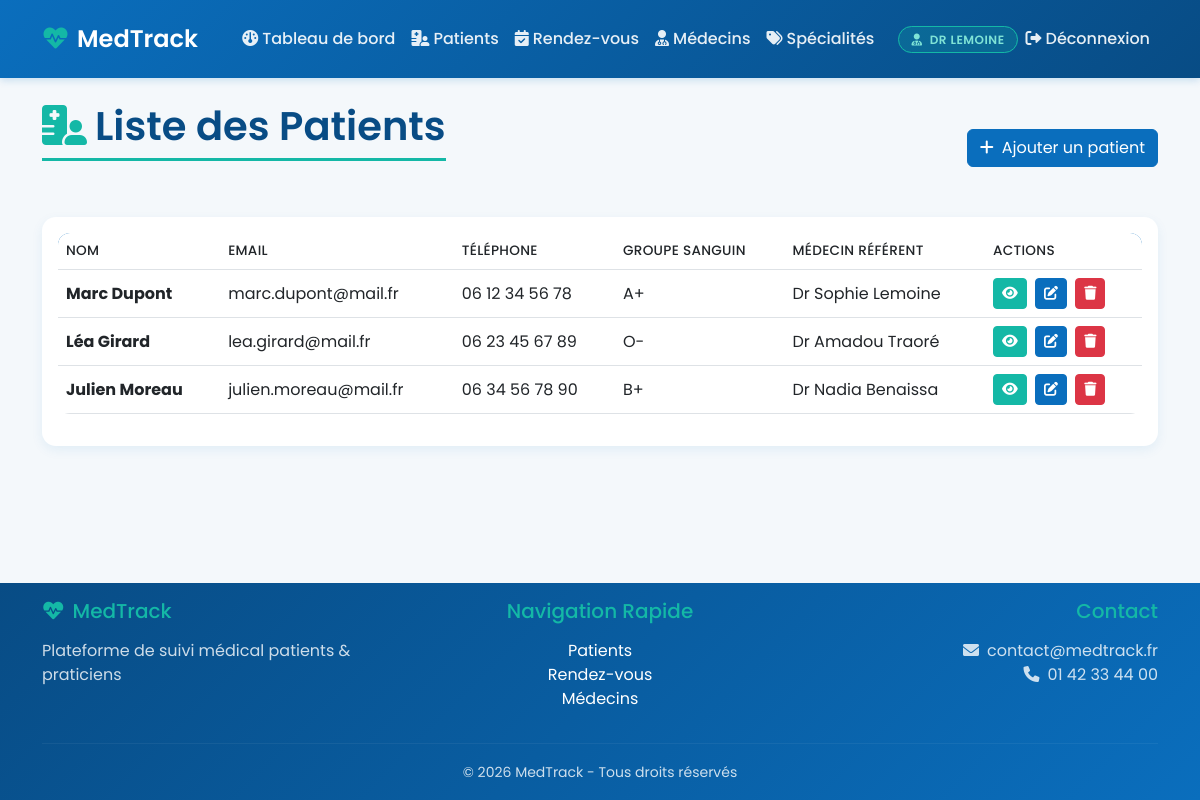
Page /modules/patients/liste.php (signed in) on the committed database.
### tables this page shows
CREATE TABLE patients (
    id_patient INT AUTO_INCREMENT PRIMARY KEY,
    nom VARCHAR(100) NOT NULL,
    prenom VARCHAR(100) NOT NULL,
    email VARCHAR(150) NOT NULL UNIQUE,
    telephone VARCHAR(20),
    date_naissance DATE,
    adresse TEXT,
    groupe_sanguin ENUM('A+','A-','B+','B-','AB+','AB-','O+','O-') DEFAULT NULL,
    allergies TEXT,
    antecedents TEXT,
    notes_medecin TEXT,
    id_medecin_referent INT DEFAULT NULL,
    date_creation TIMESTAMP DEFAULT CURRENT_TIMESTAMP,
    FOREIGN KEY (id_medecin_referent) REFERENCES medecins(id_medecin) ON DELETE SET NULL ON UPDATE CASCADE
);

CREATE TABLE medecins (
    id_medecin INT AUTO_INCREMENT PRIMARY KEY,
    nom VARCHAR(100) NOT NULL,
    prenom VARCHAR(100) NOT NULL,
    email VARCHAR(150) NOT NULL UNIQUE,
    telephone VARCHAR(20),
    id_specialite INT DEFAULT NULL,
    date_creation TIMESTAMP DEFAULT CURRENT_TIMESTAMP,
    FOREIGN KEY (id_specialite) REFERENCES specialites(id_specialite) ON DELETE SET NULL ON UPDATE CASCADE
);

### modules/patients/liste.php (the view, shortened to what this page needs)
<?php
require_once '../../config/database.php';
include '../../includes/header.php';
$sql = "SELECT p.*, m.nom AS medecin_nom, m.prenom AS medecin_prenom
        FROM patients p
        LEFT JOIN medecins m ON p.id_medecin_referent = m.id_medecin
        ORDER BY p.nom, p.prenom";
$patients = $pdo->query($sql)->fetchAll();
?>
<div class="container mt-4">
    <div class="d-flex justify-content-between align-items-center mb-4 flex-wrap gap-2">
        <h1 class="page-title"><i class="fas fa-hospital-user"></i>Liste des Patients</h1>
        <button type="button" class="btn btn-primary" data-bs-toggle="modal" data-bs-target="#ajoutPatientModal">
            <i class="fas fa-plus me-2"></i>Ajouter un patient
        </button>
    </div>
    <div class="card">
        <div class="card-body">
            <div class="table-responsive">
                <table class="table table-hover align-middle">
                    <thead>
                        <tr>
                            <th>Nom</th>
                            <th>Email</th>
                            <th>Téléphone</th>
                            <th>Groupe sanguin</th>
                            <th>Médecin référent</th>
                            <th>Actions</th>
                        </tr>
                    </thead>
                    <tbody>
                        <?php foreach ($patients as $p): ?>
                            <tr>
                                <td><strong><?php echo htmlspecialchars($p['prenom'] . ' ' . $p['nom']); ?></strong></td>
                                <td><?php echo htmlspecialchars($p['email']); ?></td>
                                <td><?php echo htmlspecialchars($p['telephone'] ?: '—'); ?></td>
                                <td><?php echo $p['groupe_sanguin'] ? htmlspecialchars($p['groupe_sanguin']) : '—'; ?></td>
                                <td><?php echo $p['medecin_nom'] ? 'Dr ' . htmlspecialchars($p['medecin_prenom'] . ' ' . $p['medecin_nom']) : '—'; ?></td>
                                <td class="text-nowrap">
                                    <a class="btn btn-sm btn-teal me-1" href="fiche.php?id=<?php echo $p['id_patient']; ?>" title="Voir la fiche">
                                        <i class="fas fa-eye"></i>
                                    </a>
                                    <button class="btn btn-sm btn-primary me-1" onclick="editPatient(<?php echo $p['id_patient']; ?>)" title="Modifier">
                                        <i class="fas fa-edit"></i>
                                    </button>
                                    <button class="btn btn-sm btn-danger" onclick="confirmerSuppression('supprimer.php', 'id_patient', <?php echo $p['id_patient']; ?>, 'Supprimer ce patient et toutes ses données associées ?')" title="Supprimer">
                                        <i class="fas fa-trash"></i>
                                    </button>
                                </td>
                            </tr>
                        <?php endforeach; ?>
                    </tbody>
                </table>
            </div>
        </div>
    </div>
</div>
<?php include '../../includes/footer.php'; ?>

### assets/css/styles.css (style rules this page uses)
:root { --medical-blue: #0a6ebd; --medical-blue-dark: #084c85; --medical-blue-light: #2e94e0; --medical-teal: #14b8a6; --medical-red: #e63946; --white: #ffffff; --gray-50: #f4f8fb; --gray-100: #eef3f8; --gray-200: #e2e9f0; --gray-800: #2c3e50; --dark: #1a2332; }
body { background-color: var(--gray-50); font-family: 'Poppins', sans-serif; min-height: 100vh; display: flex; flex-direction: column; margin: 0; }
.container { flex: 1 0 auto; }
.card { border: none; border-radius: 14px; box-shadow: 0 4px 12px rgba(10, 110, 189, 0.08); transition: transform 0.25s, box-shadow 0.25s; }
.btn-primary { background-color: var(--medical-blue); border-color: var(--medical-blue); }
.btn-teal { background-color: var(--medical-teal); border-color: var(--medical-teal); color: var(--white); }
.table { background: var(--white); border-radius: 12px; overflow: hidden; }
.table thead { background: var(--medical-blue); color: var(--white); }
.table th { font-weight: 500; text-transform: uppercase; font-size: 0.85rem; letter-spacing: 0.3px; }
.page-title { color: var(--medical-blue-dark); font-weight: 600; margin-bottom: 2rem; padding-bottom: 0.5rem; border-bottom: 3px solid var(--medical-teal); display: inline-block; }
.page-title i { color: var(--medical-teal); margin-right: 0.5rem; }

### rows in the picture
patients: prenom+nom "Marc Dupont", email "marc.dupont@mail.fr", telephone "06 12 34 56 78", groupe_sanguin "A+", id_medecin_referent.nom "Sophie Lemoine"
patients: prenom+nom "Léa Girard", email "lea.girard@mail.fr", telephone "06 23 45 67 89", groupe_sanguin "O-", id_medecin_referent.nom "Amadou Traoré"
patients: prenom+nom "Julien Moreau", email "julien.moreau@mail.fr", telephone "06 34 56 78 90", groupe_sanguin "B+", id_medecin_referent.nom "Nadia Benaissa"

### other values in the picture
$user['nom_affiche'] "DR LEMOINE"
